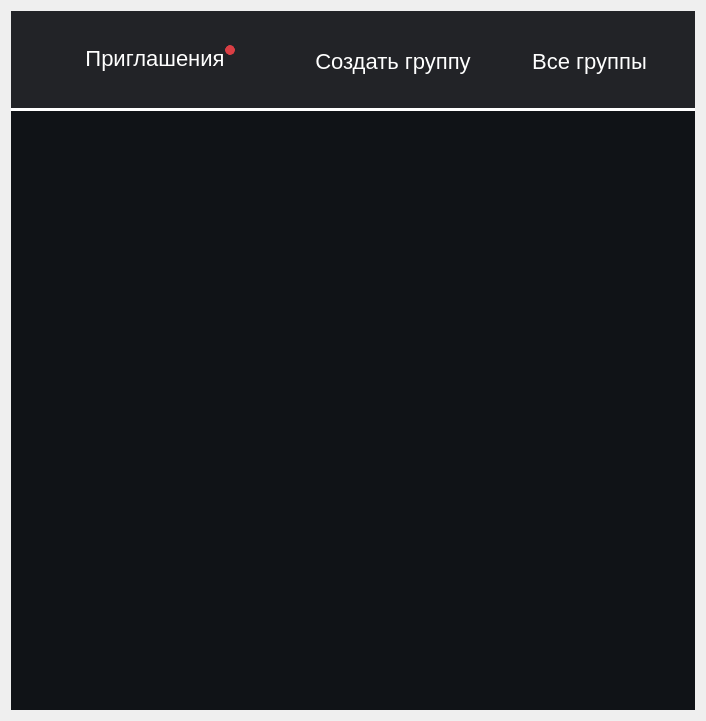
<?xml version="1.0" encoding="UTF-8"?>
<ui version="4.0">
 <class>Groups_page</class>
 <widget class="QWidget" name="Groups_page">
  <property name="geometry">
   <rect>
    <x>0</x>
    <y>0</y>
    <width>706</width>
    <height>721</height>
   </rect>
  </property>
  <property name="windowTitle">
   <string>Form</string>
  </property>
  <layout class="QVBoxLayout" name="verticalLayout">
   <item>
    <widget class="QFrame" name="Wrapper">
     <property name="styleSheet">
      <string notr="true">background-color:rgba(16,19,23,255);</string>
     </property>
     <layout class="QVBoxLayout" name="verticalLayout_2">
      <property name="spacing">
       <number>0</number>
      </property>
      <property name="leftMargin">
       <number>0</number>
      </property>
      <property name="topMargin">
       <number>0</number>
      </property>
      <property name="rightMargin">
       <number>0</number>
      </property>
      <property name="bottomMargin">
       <number>0</number>
      </property>
      <item>
       <widget class="QFrame" name="menu">
        <property name="minimumSize">
         <size>
          <width>100</width>
          <height>100</height>
         </size>
        </property>
        <property name="styleSheet">
         <string notr="true">QFrame {
	border-bottom:3px solid white;
	background-color:rgba(34,35,39,255);
}
QPushButton {
    color: white;
	font-size:22px;
    border: none;
    border-radius: 15px;
	padding: 10px;
	background-color:none;
}

QPushButton:hover {
    /* Эффект туманности сверху с прозрачностью */
    background-color: rgba(229, 229, 229, 55)
}
QPushButton:checked {
	background-color: rgba(229, 229, 229, 55);
}
</string>
        </property>
        <layout class="QHBoxLayout" name="horizontalLayout" stretch="1,0,1">
         <property name="leftMargin">
          <number>0</number>
         </property>
         <property name="topMargin">
          <number>12</number>
         </property>
         <property name="rightMargin">
          <number>1</number>
         </property>
         <property name="bottomMargin">
          <number>11</number>
         </property>
         <item alignment="Qt::AlignVCenter">
          <widget class="QFrame" name="horizontalFrame">
           <property name="sizePolicy">
            <sizepolicy hsizetype="Fixed" vsizetype="Fixed">
             <horstretch>0</horstretch>
             <verstretch>0</verstretch>
            </sizepolicy>
           </property>
           <property name="minimumSize">
            <size>
             <width>200</width>
             <height>70</height>
            </size>
           </property>
           <property name="maximumSize">
            <size>
             <width>16777215</width>
             <height>50</height>
            </size>
           </property>
           <property name="styleSheet">
            <string notr="true">QFrame {
border:none;
}

QPushButton:hover {
    /* Эффект туманности сверху с прозрачностью */
    background-color: rgba(229, 229, 229, 55)
}
QPushButton:checked {
	background-color: rgba(229, 229, 229, 55);
}</string>
           </property>
           <layout class="QHBoxLayout" name="horizontalLayout_2">
            <item>
             <widget class="QWidget" name="widget" native="true">
              <property name="minimumSize">
               <size>
                <width>200</width>
                <height>70</height>
               </size>
              </property>
              <property name="maximumSize">
               <size>
                <width>91</width>
                <height>16777215</height>
               </size>
              </property>
              <property name="styleSheet">
               <string notr="true">QWidget {
background:none;
}

QPushButton:hover {
    /* Эффект туманности сверху с прозрачностью */
    background-color: rgba(229, 229, 229, 55)
}
QPushButton:checked {
	background-color: rgba(229, 229, 229, 55);
}</string>
              </property>
              <widget class="QPushButton" name="requests_button">
               <property name="geometry">
                <rect>
                 <x>0</x>
                 <y>0</y>
                 <width>200</width>
                 <height>47</height>
                </rect>
               </property>
               <property name="sizePolicy">
                <sizepolicy hsizetype="Preferred" vsizetype="Fixed">
                 <horstretch>0</horstretch>
                 <verstretch>0</verstretch>
                </sizepolicy>
               </property>
               <property name="minimumSize">
                <size>
                 <width>200</width>
                 <height>0</height>
                </size>
               </property>
               <property name="cursor">
                <cursorShape>PointingHandCursor</cursorShape>
               </property>
               <property name="text">
                <string>Приглашения</string>
               </property>
               <property name="checkable">
                <bool>false</bool>
               </property>
              </widget>
              <widget class="QPushButton" name="groups_alert">
               <property name="geometry">
                <rect>
                 <x>170</x>
                 <y>10</y>
                 <width>10</width>
                 <height>10</height>
                </rect>
               </property>
               <property name="sizePolicy">
                <sizepolicy hsizetype="Fixed" vsizetype="Fixed">
                 <horstretch>0</horstretch>
                 <verstretch>0</verstretch>
                </sizepolicy>
               </property>
               <property name="maximumSize">
                <size>
                 <width>10</width>
                 <height>10</height>
                </size>
               </property>
               <property name="styleSheet">
                <string notr="true">border:1px solid #DA3E44;
background:#DA3E44;
border-radius:5%;
text-align: center; </string>
               </property>
               <property name="text">
                <string/>
               </property>
              </widget>
             </widget>
            </item>
           </layout>
          </widget>
         </item>
         <item>
          <widget class="QPushButton" name="create_group">
           <property name="sizePolicy">
            <sizepolicy hsizetype="Fixed" vsizetype="Fixed">
             <horstretch>0</horstretch>
             <verstretch>0</verstretch>
            </sizepolicy>
           </property>
           <property name="cursor">
            <cursorShape>PointingHandCursor</cursorShape>
           </property>
           <property name="text">
            <string>Создать группу</string>
           </property>
          </widget>
         </item>
         <item>
          <widget class="QPushButton" name="groups_list">
           <property name="sizePolicy">
            <sizepolicy hsizetype="Fixed" vsizetype="Fixed">
             <horstretch>0</horstretch>
             <verstretch>0</verstretch>
            </sizepolicy>
           </property>
           <property name="cursor">
            <cursorShape>PointingHandCursor</cursorShape>
           </property>
           <property name="text">
            <string>Все группы</string>
           </property>
          </widget>
         </item>
        </layout>
       </widget>
      </item>
      <item>
       <widget class="QStackedWidget" name="stackedWidget">
        <widget class="QWidget" name="page"/>
        <widget class="QWidget" name="page_2"/>
       </widget>
      </item>
     </layout>
    </widget>
   </item>
  </layout>
 </widget>
 <resources>
  <include location="../res-rec.qrc"/>
 </resources>
 <connections/>
</ui>
